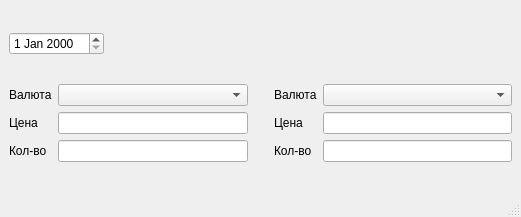
<?xml version="1.0" encoding="UTF-8"?>
<ui version="4.0">
 <class>MainWindow</class>
 <widget class="QMainWindow" name="MainWindow">
  <property name="geometry">
   <rect>
    <x>0</x>
    <y>0</y>
    <width>521</width>
    <height>217</height>
   </rect>
  </property>
  <property name="windowTitle">
   <string>MainWindow</string>
  </property>
  <widget class="QWidget" name="centralwidget">
   <layout class="QVBoxLayout" name="verticalLayout_5">
    <item>
     <widget class="QDateEdit" name="dateEdit">
      <property name="sizePolicy">
       <sizepolicy hsizetype="Fixed" vsizetype="Fixed">
        <horstretch>0</horstretch>
        <verstretch>0</verstretch>
       </sizepolicy>
      </property>
     </widget>
    </item>
    <item>
     <layout class="QHBoxLayout" name="horizontalLayout_3">
      <item>
       <layout class="QHBoxLayout" name="horizontalLayout">
        <item>
         <layout class="QVBoxLayout" name="verticalLayout">
          <item>
           <widget class="QLabel" name="label_4">
            <property name="text">
             <string>Валюта</string>
            </property>
           </widget>
          </item>
          <item>
           <widget class="QLabel" name="label_5">
            <property name="text">
             <string>Цена</string>
            </property>
           </widget>
          </item>
          <item>
           <widget class="QLabel" name="label_6">
            <property name="text">
             <string>Кол-во</string>
            </property>
           </widget>
          </item>
         </layout>
        </item>
        <item>
         <layout class="QVBoxLayout" name="verticalLayout_2">
          <item>
           <widget class="QComboBox" name="cbox1"/>
          </item>
          <item>
           <widget class="QLineEdit" name="lineRes">
            <property name="readOnly">
             <bool>true</bool>
            </property>
           </widget>
          </item>
          <item>
           <widget class="QLineEdit" name="lineEdit"/>
          </item>
         </layout>
        </item>
       </layout>
      </item>
      <item>
       <spacer name="horizontalSpacer">
        <property name="orientation">
         <enum>Qt::Horizontal</enum>
        </property>
        <property name="sizeType">
         <enum>QSizePolicy::Minimum</enum>
        </property>
        <property name="sizeHint" stdset="0">
         <size>
          <width>20</width>
          <height>20</height>
         </size>
        </property>
       </spacer>
      </item>
      <item>
       <layout class="QHBoxLayout" name="horizontalLayout_2">
        <item>
         <layout class="QVBoxLayout" name="verticalLayout_4">
          <item>
           <widget class="QLabel" name="label">
            <property name="text">
             <string>Валюта</string>
            </property>
           </widget>
          </item>
          <item>
           <widget class="QLabel" name="label_2">
            <property name="text">
             <string>Цена</string>
            </property>
           </widget>
          </item>
          <item>
           <widget class="QLabel" name="label_3">
            <property name="text">
             <string>Кол-во</string>
            </property>
           </widget>
          </item>
         </layout>
        </item>
        <item>
         <layout class="QVBoxLayout" name="verticalLayout_3">
          <item>
           <widget class="QComboBox" name="cbox2"/>
          </item>
          <item>
           <widget class="QLineEdit" name="lineRes_2">
            <property name="readOnly">
             <bool>true</bool>
            </property>
           </widget>
          </item>
          <item>
           <widget class="QLineEdit" name="lineEdit_2"/>
          </item>
         </layout>
        </item>
       </layout>
      </item>
     </layout>
    </item>
   </layout>
  </widget>
  <widget class="QMenuBar" name="menubar">
   <property name="geometry">
    <rect>
     <x>0</x>
     <y>0</y>
     <width>521</width>
     <height>25</height>
    </rect>
   </property>
  </widget>
  <widget class="QStatusBar" name="statusbar"/>
 </widget>
 <resources/>
 <connections/>
</ui>
